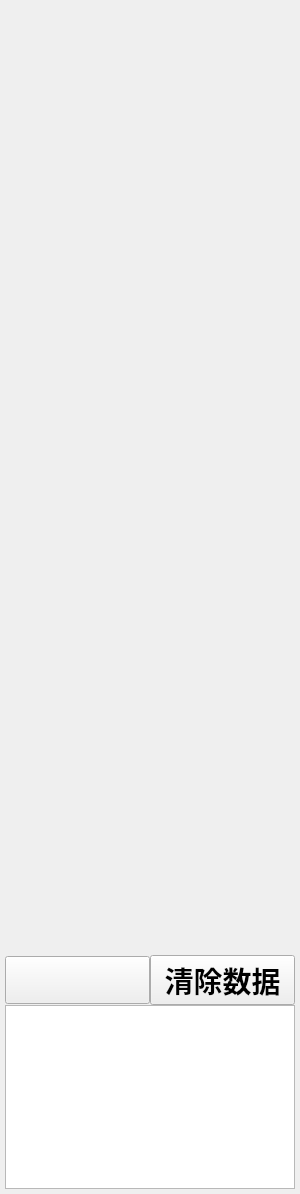
<?xml version="1.0" encoding="UTF-8"?>
<ui version="4.0">
 <class>historyWidget</class>
 <widget class="QWidget" name="historyWidget">
  <property name="geometry">
   <rect>
    <x>0</x>
    <y>0</y>
    <width>300</width>
    <height>1194</height>
   </rect>
  </property>
  <property name="windowTitle">
   <string>Form</string>
  </property>
  <layout class="QVBoxLayout" name="verticalLayout_2">
   <property name="spacing">
    <number>0</number>
   </property>
   <property name="leftMargin">
    <number>5</number>
   </property>
   <property name="topMargin">
    <number>5</number>
   </property>
   <property name="rightMargin">
    <number>5</number>
   </property>
   <property name="bottomMargin">
    <number>5</number>
   </property>
   <item>
    <spacer name="spacerH">
     <property name="orientation">
      <enum>Qt::Vertical</enum>
     </property>
     <property name="sizeType">
      <enum>QSizePolicy::Minimum</enum>
     </property>
     <property name="sizeHint" stdset="0">
      <size>
       <width>20</width>
       <height>950</height>
      </size>
     </property>
    </spacer>
   </item>
   <item>
    <layout class="QVBoxLayout" name="verticalLayout">
     <item>
      <layout class="QHBoxLayout" name="horizontalLayout">
       <item>
        <widget class="QPushButton" name="btnGoBack">
         <property name="font">
          <font>
           <family>Adobe Devanagari</family>
           <pointsize>22</pointsize>
           <weight>75</weight>
           <bold>true</bold>
          </font>
         </property>
         <property name="text">
          <string/>
         </property>
         <property name="icon">
          <iconset resource="images.qrc">
           <normaloff>:/android_sources/images/goBack.png</normaloff>:/android_sources/images/goBack.png</iconset>
         </property>
         <property name="iconSize">
          <size>
           <width>128</width>
           <height>128</height>
          </size>
         </property>
        </widget>
       </item>
       <item>
        <widget class="QPushButton" name="btnClearData">
         <property name="minimumSize">
          <size>
           <width>50</width>
           <height>50</height>
          </size>
         </property>
         <property name="font">
          <font>
           <family>Adobe Devanagari</family>
           <pointsize>22</pointsize>
           <weight>75</weight>
           <bold>true</bold>
          </font>
         </property>
         <property name="text">
          <string>清除数据</string>
         </property>
        </widget>
       </item>
      </layout>
     </item>
     <item>
      <widget class="QListView" name="listView">
       <property name="font">
        <font>
         <family>Adobe Devanagari</family>
         <pointsize>28</pointsize>
         <weight>75</weight>
         <bold>true</bold>
        </font>
       </property>
       <property name="editTriggers">
        <set>QAbstractItemView::NoEditTriggers</set>
       </property>
       <property name="showDropIndicator" stdset="0">
        <bool>false</bool>
       </property>
       <property name="selectionMode">
        <enum>QAbstractItemView::NoSelection</enum>
       </property>
      </widget>
     </item>
    </layout>
   </item>
  </layout>
 </widget>
 <resources>
  <include location="images.qrc"/>
 </resources>
 <connections/>
</ui>
